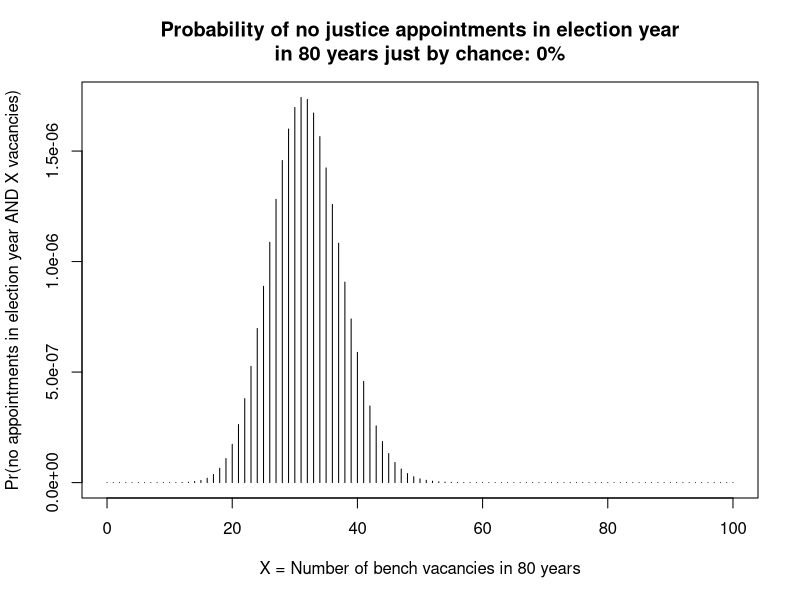

Here is the R script that generated this plot:
Tf <- 80 # 80 years
turnover_rate <- 1/(6192/365) * 9 # Based on mean tenure of SC judges that started their term after 1900. Multiply rate by 9 because each seat could turnover.
turnover_intensity <- Tf * turnover_rate
election_year_prob <- 1/4 # Presidential election every 4 years

num_of_judges <- 0:100 # We could go out to infinity to cover the whole support of the Poisson, but the probabilities drop off so significantly, we get a good approximation by stopping way before infinity. Even 25 is probably overkill.

joint_probs <- dpois(num_of_judges, lambda=turnover_intensity) * dbinom(0, num_of_judges, prob=election_year_prob)
sum(joint_probs)

plot(NA, xlim=range(num_of_judges), ylim=c(0, max(joint_probs)), xlab="X = Number of bench vacancies in 80 years", ylab="Pr(no appointments in election year AND X vacancies)")
segments(num_of_judges, y0=0, y1=joint_probs)
title(main=paste0("Probability of no justice appointments in election year\nin ", Tf, " years just by chance: ", round(sum(joint_probs)*100, 2), "%"))